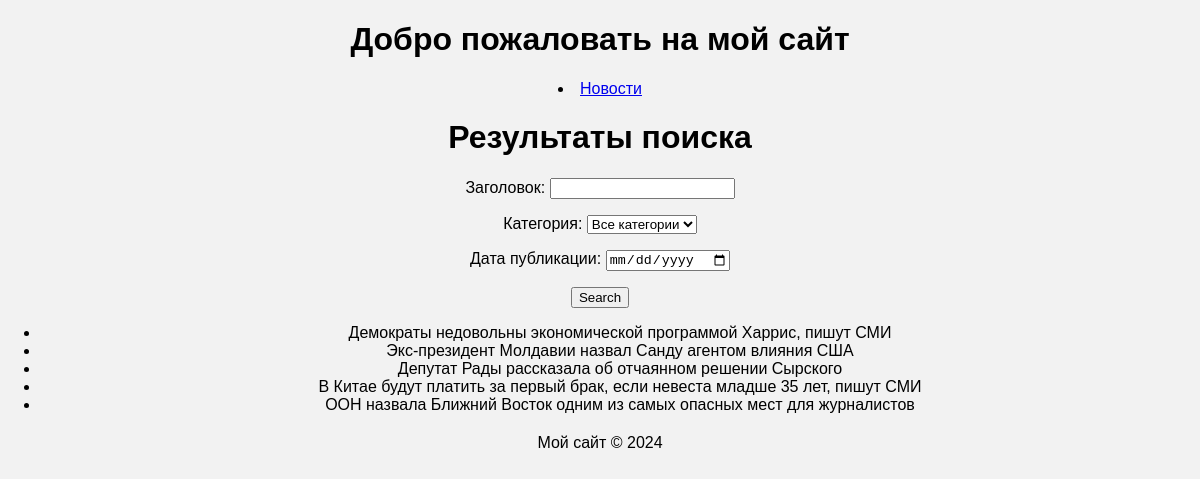
Page /news/search/ on the earlier database version.
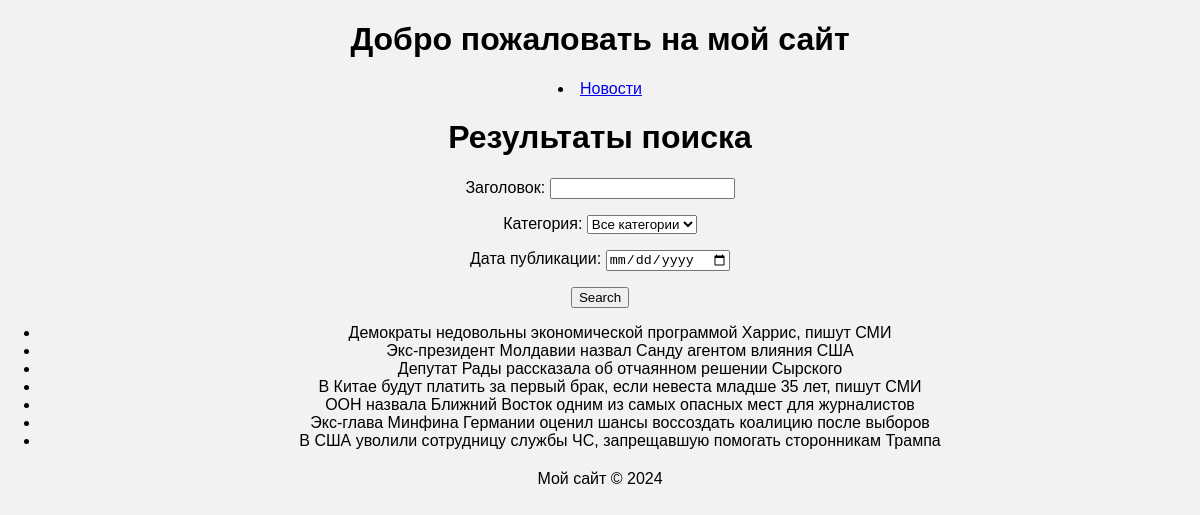
Same page on the later database version.
### newsapp/models.py (models this page shows, shortened)
class Post(models.Model):
    ARTICLE = 'AR'
    NEWS = 'NW'
    CATEGORY_CHOICES = (
        (ARTICLE, 'Новость'),
        (NEWS, 'Статья'),
    )
    author = models.ForeignKey(Author, on_delete=models.CASCADE, null=True, blank=True)
    category_type = models.CharField(max_length=2, choices=CATEGORY_CHOICES, default=ARTICLE)
    created_at = models.DateTimeField(auto_now_add=True)
    categories = models.ManyToManyField(Category, through='PostCategory')
    title = models.CharField(max_length=255)
    text = models.TextField()
    rating = models.IntegerField(default=0)

### newsapp/views.py (the view)
# urls.py: path('news/search/', views.search, name='news_search'),
def search(request):
    filterset = PostFilter(request.GET, queryset=Post.objects.all())
    return render(request, 'newsapp/news_search.html', {'filterset': filterset})

### newsapp/templates/newsapp/news_search.html
{% extends "default.html" %}
{% block content %}
    <h1>Результаты поиска</h1>
    <div style="text-align: center">
    <form action="" method="get">
        {{ filterset.form.as_p }}
        <input type="submit" value="Search" />
    </form>
    </div>
    <ul>
        {% for post in filterset.qs %}
            <li>{{ post.title }}</li>
        {% endfor %}
    </ul>
{% endblock content %}

Differences in the rows shown:
added Post: title "Экс-глава Минфина Германии оценил шансы воссоздать коалицию после выборов"
added Post: title "В США уволили сотрудницу службы ЧС, запрещавшую помогать сторонникам Трампа"
